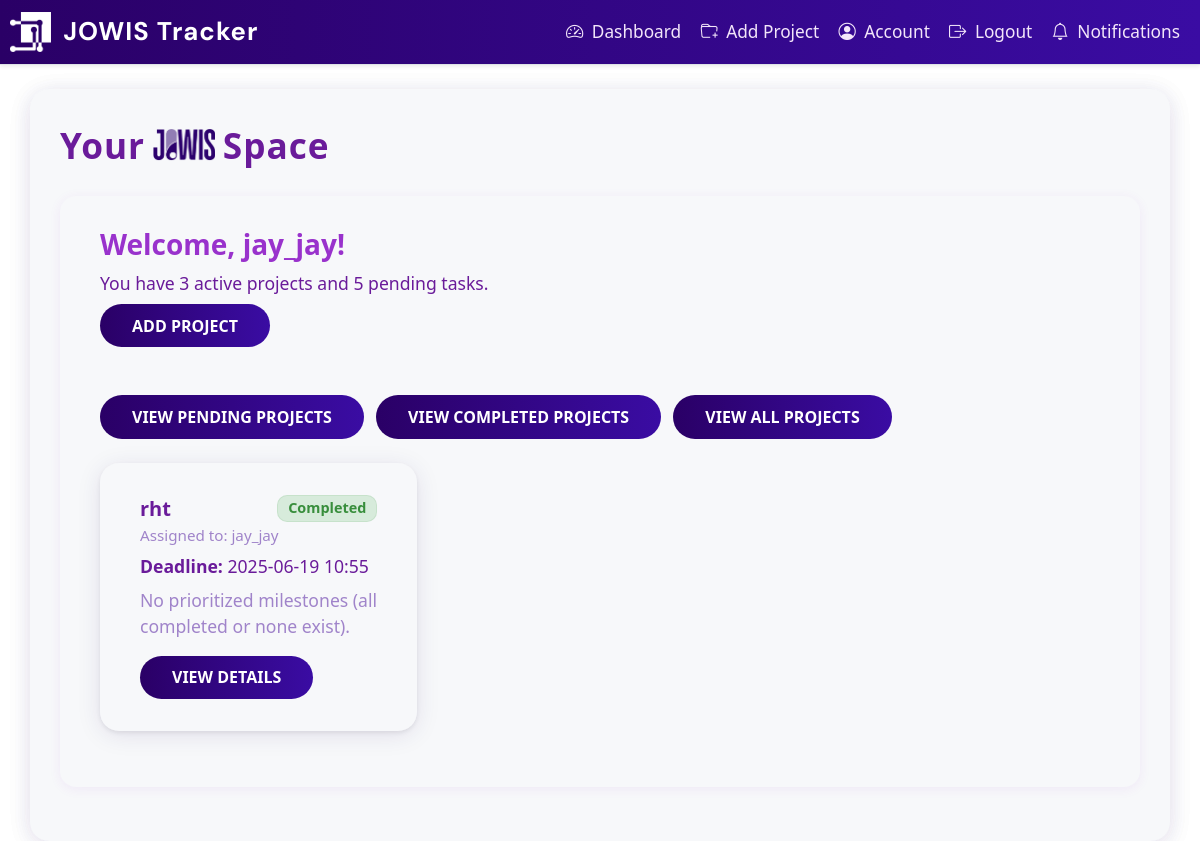
Screenshot of /dashboard?show_completed=1 (signed in) with the database file from the repository.
### app/dbmodels.py (models this page shows, shortened)
class User(db.Model, UserMixin):
    id = db.Column(db.Integer, primary_key=True)
    username = db.Column(db.String(150), unique=True, nullable=False)
    email = db.Column(db.String(150), unique=True, nullable=False)
    password_hash = db.Column(db.String(150), nullable=False)
    tasks = db.relationship("Task", backref="assigned_to", cascade='all, delete-orphan',passive_deletes=True)
    role = db.Column(db.String(50), nullable=False, default="employee") # or admin
    must_change_password = db.Column(db.Boolean, default=True)
    projects = db.relationship(
        'Project',
        secondary=project_users,
        back_populates='users'
    )
    reset_code = db.Column(db.String(8), nullable=True)
    reset_code_expiry = db.Column(db.DateTime, nullable=True)

class Project(db.Model):
    id = db.Column(db.Integer, primary_key=True)
    title = db.Column(db.String(150), nullable=False)
    description = db.Column(db.Text, nullable=False)
    tasks = db.relationship("Task", backref="project", cascade="all, delete-orphan", passive_deletes=True)
    milestones = db.relationship("Milestone", backref="project", cascade="all, delete-orphan", passive_deletes=True)
    deadline = db.Column(db.DateTime, nullable=False, default = datetime.now(timezone.utc)) # default to current time in UTC
    status = db.Column(db.String(20), nullable=False, default="Pending")
    comment = db.Column(db.Text, nullable=True)
    users = db.relationship(
        'User',
        secondary=project_users,
        back_populates='projects'
    )

### app/routes.py (the view)
@main.route("/dashboard")
@login_required
def dashboard():
    show_completed = request.args.get('show_completed')
    show_all = request.args.get('show_all')
    show_pending = request.args.get('show_pending')
    if show_all:
        if current_user.role == "admin":
            projects = Project.query.all()
        else:
            projects = current_user.projects
    elif show_completed:
        if current_user.role == "admin":
            projects = Project.query.filter_by(status='Completed').all()
        else:
            projects = [p for p in current_user.projects if p.status == 'Completed']
    elif show_pending:
        if current_user.role == "admin":
            projects = Project.query.filter(Project.status != 'Completed').all()
        else:
            projects = [p for p in current_user.projects if p.status != 'Completed']
    else:
        if current_user.role == "admin":
            projects = Project.query.filter(Project.status != 'Completed').all()
        else:
            projects = [p for p in current_user.projects if p.status != 'Completed']
    pending_invites = ProjectInvite.query.filter_by(email=current_user.email, accepted=False).all()
    if current_user.role == "admin":
        active_count = Project.query.filter(Project.status != 'Completed').count()
        pending_tasks = Milestone.query.filter(Milestone.status != 'Completed').count()
    else:
        active_count = len([p for p in current_user.projects if p.status != 'Completed'])
        pending_tasks = sum(
            1 for p in current_user.projects for m in p.milestones if m.status != 'Completed'
        )
    return render_template(
        "dashboard.html",
        projects=projects,
        pending_invites=pending_invites,
        active_count=active_count,
        pending_tasks=pending_tasks
    )

### app/__init__.py (called while the page is built)
def create_app():
    app= Flask(__name__)
    app.config.from_object("config.Config") # load app config from config.py
    db.init_app(app)
    migrate.init_app(app, db)
    login_manager.init_app(app)
    mail.init_app(app)
    scheduler.init_app(app)
    scheduler.start()
    from . import jobs  # <-- Import jobs to register them
    from .admin import init_admin
    init_admin(app)
    login_manager.login_view = "main.login"
    login_manager.login_message_category ="info"
    from .dbmodels import User
    @login_manager.user_loader
    def load_user(user_id):
        return User.query.get(int(user_id))
    from .routes import main
    app.register_blueprint(main)
    return app

### app/templates/dashboard.html (shortened to what this page needs)
{% extends "base.html" %} {% block content %}
<div class="container mt-4">
  <div class="d-flex align-items-center mb-4" style="gap: 0.5rem;">
    <span class="dashboard-header" style="margin-bottom: 0;">Your</span>
    <img
      src="{{ url_for('static', filename='img/Jowis.png') }}"
      alt="Jowis Logo"
      style="height: 2.2rem; width: auto; margin-bottom: 0.2rem;"
    />
    <span class="dashboard-header" style="margin-bottom: 0;">Space</span>
  </div>
  <div class="dashboard-info mb-4">
    <h3 class="text-lg font-bold">Welcome, {{ current_user.username }}!</h3>
    <p class="text-sm text-blue-700">
      You have {{ active_count }} active {{ 'project' if active_count == 1 else
      'projects' }} and {{ pending_tasks }} pending {{ 'task' if pending_tasks
      == 1 else 'tasks' }}.
    </p>
    <a href="{{ url_for('main.add_project') }}" class="btn btn-primary mb-4"
      >Add Project</a
    >
    <div class="flex flex-wrap gap-4 mt-4 mb-4">
      <a
        href="{{ url_for('main.dashboard', show_pending=1) }}"
        class="btn btn-outline-secondary"
        >View Pending Projects</a
      >
      <a
        href="{{ url_for('main.dashboard', show_completed=1) }}"
        class="btn btn-outline-success ms-2"
        >View Completed Projects</a
      >
      <a
        href="{{ url_for('main.dashboard', show_all=1) }}"
        class="btn btn-outline-primary ms-2"
        >View All Projects</a
      >
    </div>
    <div class="row">
      {% for project in projects %}
      <div class="col-md-4">
        <div class="card mb-4 shadow-sm">
          <div class="card-body">
            <div class="d-flex justify-content-between align-items-center mb-2">
              <h5 class="card-title mb-0">{{ project.title }}</h5>
              {% if project.status == 'Completed' %}
                <span class="badge bg-success">{{ project.status }}</span>
              {% elif project.status == 'Pending' %}
                <span class="badge bg-danger">{{ project.status }}</span>
              {% elif project.status == 'In Progress' %}
                <span class="badge bg-warning text-dark">{{ project.status }}</span>
              {% else %}
                <span class="badge bg-secondary">Unknown</span>
              {% endif %}
            </div>
            <h6 class="card-subtitle mb-2 text-muted">
              Assigned to: {% for user in project.users %} {{ user.username }}{% if not loop.last %}, {% endif %} {% endfor %}
            </h6>
            <p>
              <strong>Deadline:</strong> {{ project.deadline.strftime('%Y-%m-%d %H:%M') if project.deadline else 'N/A' }}
            </p>
            {% set incomplete_milestones = project.milestones |
            selectattr('status', 'ne', 'Completed') | sort(attribute='deadline')
            | list %} {% if incomplete_milestones %} {% set urgent =
            incomplete_milestones[0] %}
            <div class="d-flex justify-content-between align-items-center">
              <p class="mb-0">
                <strong>Prioritized Milestone:</strong> {{ urgent.name }}
              </p>
              {% if urgent.status == 'Pending' %}
                <span class="badge bg-danger ms-2">{{ urgent.status }}</span>
              {% elif urgent.status == 'In Progress' %}
                <span class="badge bg-warning text-dark ms-2">{{ urgent.status }}</span>
              {% else %}
                <span class="badge bg-secondary ms-2">Unknown</span>
              {% endif %}
            </div>
            {% else %}
            <p class="text-muted">
              No prioritized milestones (all completed or none exist).
            </p>
            {% endif %}
            <a
              href="{{ url_for('main.project_detail', project_id=project.id) }}"
              class="btn btn-primary btn-sm mt-2"
              >View Details</a
            >
          </div>
        </div>
      </div>
      {% endfor %}
    </div>
  </div>
  {% endblock %}

### app/static/style.css (style rules this page uses)
body { background: #fff !important; font-family: "Segoe UI", Tahoma, Geneva, Verdana, sans-serif; color: #333; margin: 0; padding: 0; }
.card, .card-body, .card-header.bg-primary, .signup-container, .signup-container-1, .form-container, .container-login, .container-signup { background: #f7f8fa !important; border-radius: 1.2rem; box-shadow: 0 4px 24px rgba(42, 0, 102, 0.08); border: none; }
.btn, input[type="submit"], .submit, .btn-primary, .btn-outline-primary, .button { background: linear-gradient(90deg, #2a0066 0%, #3a0ca3 100%); color: #fff !important; border: none; transition: background 0.2s; }
body, body.bg-light, body.bg-gradient, body.bg-purple, body.bg-pink { background: #fff !important; }
.dashboard-info { background: #f0f4ff !important; border-radius: 1rem; padding: 2rem 2.5rem; margin-bottom: 2rem; box-shadow: 0 2px 12px rgba(33, 150, 243, 0.08); }
.container, .container-login, .container-signup, .signup-container, .signup-container-1, .form-container { background: #f7f8fa !important; box-shadow: 0 4px 24px rgba(42, 0, 102, 0.08); border-radius: 1.2rem; }
body { font-family: "Segoe UI", Tahoma, Geneva, Verdana, sans-serif; background-color: #f0f2f5; margin: 0; }
a { color: #007bff; text-decoration: none; }
body { background-color: #f2f2f2; font-family: Arial, sans-serif; margin: 0; }
body { background-color: #f4f6f8; font-family: "Segoe UI", Tahoma, Geneva, Verdana, sans-serif; color: #333; margin: 0; padding: 0; }
.container { padding: 30px; border-radius: 12px; }
body { font-family: "Segoe UI", Tahoma, Geneva, Verdana, sans-serif; background-color: #f4f6f8; margin: 0; }
.dashboard-header { font-size: 2.2rem; font-weight: 700; color: #1a237e; letter-spacing: 1px; margin-bottom: 1.5rem; }
.dashboard-info { background: linear-gradient(90deg, #e3f2fd 0%, #bbdefb 100%); border-radius: 1rem; padding: 2rem 2.5rem; margin-bottom: 2rem; box-shadow: 0 2px 12px rgba(33, 150, 243, 0.08); }
.dashboard-info h3 { color: #1565c0; font-weight: 600; margin-bottom: 0.5rem; }
.dashboard-info p { color: #1976d2; font-size: 1.1rem; margin-bottom: 0.5rem; }
.card { border: none; border-radius: 1rem; box-shadow: 0 2px 12px rgba(33, 150, 243, 0.08); transition: transform 0.15s, box-shadow 0.15s; background: #fff; }
.card-title { color: #880da1; font-weight: 600; }
.card-subtitle { color: #546e7a; font-size: 0.95rem; }
.badge { align-items: center; font-size: 0.9em; padding: 0.4em 0.7em; border-radius: 0.7em; }
.btn-primary, .btn-outline-primary { background: linear-gradient(90deg, #ad19d2 0%, #9042f5 100%); border: none; color: #fff; font-weight: 500; transition: background 0.2s; }
.btn-outline-secondary, .btn-outline-success { border-radius: 2em; font-weight: 500; }
.text-muted { color: #90a4ae !important; }
body { background: linear-gradient(120deg, #e3e6fd 0%, #cebbfb 100%); }
.card { border-radius: 1.2rem; box-shadow: 0 4px 24px rgba(33, 150, 243, 0.1); border: none; background: #fff; }
.card-body { padding: 2rem 2.5rem; }
.btn, input[type="submit"] { border-radius: 2em; font-weight: 600; padding: 0.6em 2em; background: linear-gradient(90deg, #5d19d2 0%, #7842f5 100%); color: #fff; border: none; transition: background 0.2s; }

### rows the page displays
User: username "jay_jay"
Project: title "rht", status "Completed", deadline "2025-06-19 10:55"

### other values shown
{{ active_count }} "3"
{{ 'project' if active_count == 1 else
      'projects' }} "projects"
{{ pending_tasks }} "5"
{{ 'task' if pending_tasks
      == 1 else 'tasks' }} "tasks"
